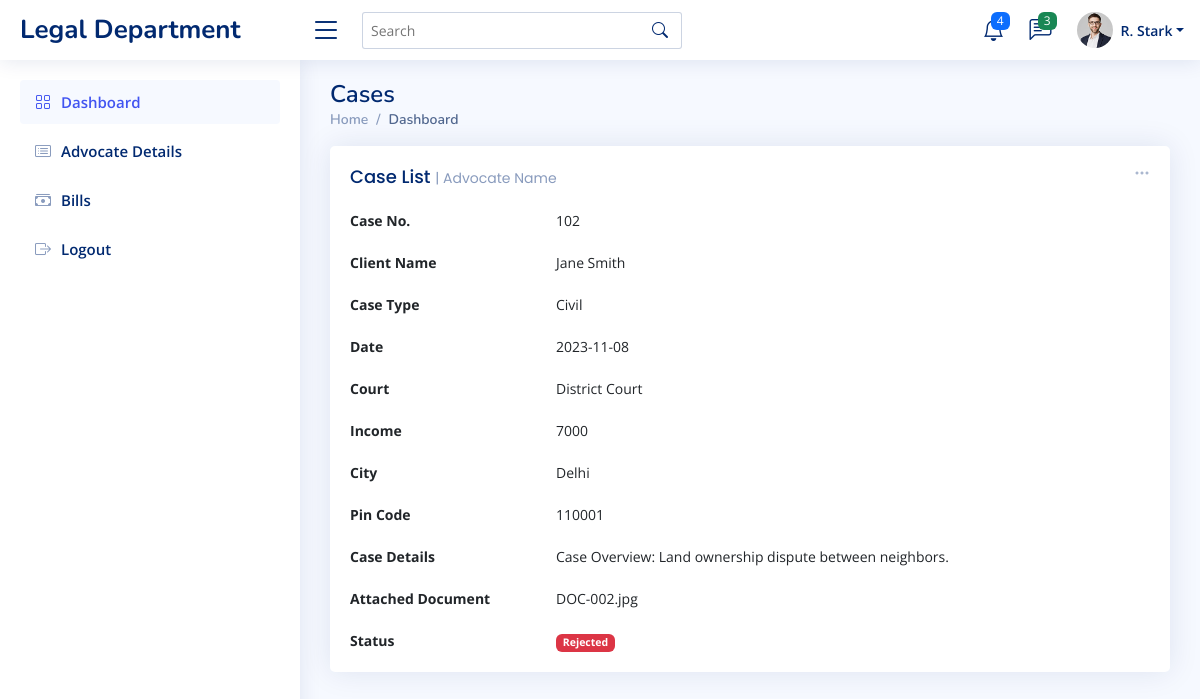
Page /dashboardcases.php?id=102 on the committed database.
### tables this page shows
CREATE TABLE `detail` (
  `ID` int(100) NOT NULL,
  `case_number` varchar(20) NOT NULL,
  `cilent_name` varchar(50) NOT NULL,
  `case_type` varchar(50) NOT NULL,
  `date` date NOT NULL,
  `court` varchar(20) NOT NULL,
  `income` varchar(20) NOT NULL,
  `city` varchar(20) NOT NULL,
  `pincode` varchar(20) NOT NULL,
  `details` longtext NOT NULL,
  `document` text NOT NULL,
  `status` varchar(22) NOT NULL
);

### dashboardcases.php (the view, shortened to what this page needs)
<?php
include("connect.php");
$id = $_GET['id'];
?>
<!DOCTYPE html>
<html lang="en">
<head>
  <link href="assets/vendor/bootstrap/css/bootstrap.min.css" rel="stylesheet">
  <link href="assets/vendor/bootstrap-icons/bootstrap-icons.css" rel="stylesheet">
  <link href="assets/vendor/boxicons/css/boxicons.min.css" rel="stylesheet">
  <link href="assets/vendor/quill/quill.snow.css" rel="stylesheet">
  <link href="assets/vendor/quill/quill.bubble.css" rel="stylesheet">
  <link href="assets/vendor/remixicon/remixicon.css" rel="stylesheet">
  <link href="assets/vendor/simple-datatables/style.css" rel="stylesheet">
  <link href="assets/css/style.css" rel="stylesheet">
</head>
<body>
  <header id="header" class="header fixed-top d-flex align-items-center">
    <div class="d-flex align-items-center justify-content-between">
      <a href="advocatedashboard.html" class="logo d-flex align-items-center">
        <span class="d-none d-lg-block">Legal Department</span>
      </a>
      <i class="bi bi-list toggle-sidebar-btn"></i>
    </div>
    <div class="search-bar">
      <form class="search-form d-flex align-items-center" method="POST" action="#">
        <input type="text" name="query" placeholder="Search" title="Enter search keyword">
        <button type="submit" title="Search"><i class="bi bi-search"></i></button>
      </form>
    </div>
    <nav class="header-nav ms-auto">
      <ul class="d-flex align-items-center">
        <li class="nav-item dropdown">
          <a class="nav-link nav-icon" href="#" data-bs-toggle="dropdown">
            <i class="bi bi-bell"></i>
            <span class="badge bg-primary badge-number">4</span>
          </a>
        </li>
        <li class="nav-item dropdown">
          <a class="nav-link nav-icon" href="#" data-bs-toggle="dropdown">
            <i class="bi bi-chat-left-text"></i>
            <span class="badge bg-success badge-number">3</span>
          </a>
        </li>
        <li class="nav-item dropdown pe-3">
          <a class="nav-link nav-profile d-flex align-items-center pe-0" href="#" data-bs-toggle="dropdown">
            <img src="assets/img/profile-img.jpg" alt="Profile" class="rounded-circle">
            <span class="d-none d-md-block dropdown-toggle ps-2">R. Stark</span>
          </a>
        </li>
      </ul>
    </nav>
  </header>
  <aside id="sidebar" class="sidebar">
    <ul class="sidebar-nav" id="sidebar-nav">
      <li class="nav-item">
        <a class="nav-link " href="admindashboard.php">
          <i class="bi bi-grid"></i>
          <span>Dashboard</span>
        </a>
      </li>
      <li class="nav-item">
        <a class="nav-link collapsed" href="advocateDetails.php">
          <i class="bi bi-card-list"></i>
          <span>Advocate Details</span>
        </a>
      </li>
    <li class="nav-item">
      <a class="nav-link collapsed" href="adminbills.php">
        <i class="bi bi-cash-stack"></i>
        <span>Bills</span>
      </a>
    </li>
      <li class="nav-item">
        <a class="nav-link collapsed" href="logout.php">
          <i class="bi bi-box-arrow-right"></i>
          <span>Logout</span>
        </a>
      </li>
    </ul>
  </aside>
  <main id="main" class="main">
    <div class="pagetitle">
      <h1>Cases</h1>
      <nav>
        <ol class="breadcrumb">
          <li class="breadcrumb-item"><a href="advocatedashboard.php">Home</a></li>
          <li class="breadcrumb-item active">Dashboard</li>
        </ol>
      </nav>
    </div>
    <section class="section dashboard">
            <div class="col-12">
              <div class="card recent-sales overflow-auto">
                <div class="filter">
                  <a class="icon" href="#" data-bs-toggle="dropdown"><i class="bi bi-three-dots"></i></a>
                </div>
                <div class="card-body">
                  <h5 class="card-title">Case List <span>| Advocate Name</span></h5>
                  <?php
                  $data=mysqli_query($conn,"select * from detail where 	case_number=$id ");
                  $row = mysqli_fetch_array($data);
                  ?>
                  <div class="row">
                     <div class="col-lg-3 col-md-4 label"><b>Case No.</b></div>
                     <div class="col-lg-9 col-md-8"><?php echo $row["case_number"];?></div>
                  </div><br>
                  <div class="row">
                     <div class="col-lg-3 col-md-4 label"><b>Client Name</b></div>
                     <div class="col-lg-9 col-md-8"><?php echo $row["cilent_name"];?></div>
                  </div><br>
                  <div class="row">
                     <div class="col-lg-3 col-md-4 label"><b>Case Type</b></div>
                     <div class="col-lg-9 col-md-8"><?php echo $row["case_type"];?></div>
                  </div><br>
                  <div class="row">
                     <div class="col-lg-3 col-md-4 label"><b>Date</b></div>
                     <div class="col-lg-9 col-md-8"><?php echo $row["date"];?></div>
                  </div><br>
                  <div class="row">
                     <div class="col-lg-3 col-md-4 label"><b>Court</b></div>
                     <div class="col-lg-9 col-md-8"><?php echo $row["court"];?></div>
                  </div><br>
                  <div class="row">
                     <div class="col-lg-3 col-md-4 label"><b>Income</b></div>
                     <div class="col-lg-9 col-md-8"><?php echo $row["income"];?></div>
                  </div><br>
                  <div class="row">
                     <div class="col-lg-3 col-md-4 label"><b>City</b></div>
                     <div class="col-lg-9 col-md-8"><?php echo $row["city"];?></div>
                  </div><br>
                  <div class="row">
                     <div class="col-lg-3 col-md-4 label"><b>Pin Code</b></div>
                     <div class="col-lg-9 col-md-8"><?php echo $row["pincode"];?></div>
                  </div><br>
                  <div class="row">
                     <div class="col-lg-3 col-md-4 label"><b>Case Details</b></div>
                     <div class="col-lg-9 col-md-8"><?php echo $row["details"];?></div>
                  </div><br>
                  <div class="row">
                     <div class="col-lg-3 col-md-4 label"><b>Attached Document</b></div>
                     <div class="col-lg-9 col-md-8"><?php echo $row["document"];?></div>
                  </div><br>
                  <div class="row">
                  <div class="col-lg-3 col-md-4 label"><b>Status</b></div>
                  <div class="col-lg-9 col-md-8"><?php if($row["status"]=='pending' ) {?>
                          <span class="badge bg-warning"><?php echo $row["status"]; }?></span>
                        <?php if($row["status"]=='Rejected' )  { ?>
                          <span class="badge bg-danger"><?php echo $row["status"]; }?></div>
                        </div>
                </div>
              </div>
            </div>
    </section>
  </main>
</body>
</html>

### assets/css/style.css (style rules this page uses)
:root { scroll-behavior: smooth; }
body { font-family: "Open Sans", sans-serif; background: #f6f9ff; color: #444444; }
a { color: #4154f1; text-decoration: none; }
h1, h2, h3, h4, h5, h6 { font-family: "Nunito", sans-serif; }
#main { margin-top: 60px; padding: 20px 30px; transition: all 0.3s; }
.pagetitle { margin-bottom: 10px; }
.pagetitle h1 { font-size: 24px; margin-bottom: 0; font-weight: 600; color: #012970; }
.card { margin-bottom: 30px; border: none; border-radius: 5px; box-shadow: 0px 0 30px rgba(1, 41, 112, 0.1); }
.card-title { padding: 20px 0 15px 0; font-size: 18px; font-weight: 500; color: #012970; font-family: "Poppins", sans-serif; }
.card-title span { color: #899bbd; font-size: 14px; font-weight: 400; }
.card-body { padding: 0 20px 20px 20px; }
.breadcrumb { font-size: 14px; font-family: "Nunito", sans-serif; color: #899bbd; font-weight: 600; }
.breadcrumb a { color: #899bbd; transition: 0.3s; }
.breadcrumb .breadcrumb-item::before { color: #899bbd; }
.breadcrumb .active { color: #51678f; font-weight: 600; }
.logo { line-height: 1; }
@media (min-width: 1200px) { .logo { width: 280px; } }
.logo span { font-size: 26px; font-weight: 700; color: #012970; font-family: "Nunito", sans-serif; }
.header { transition: all 0.5s; z-index: 997; height: 60px; box-shadow: 0px 2px 20px rgba(1, 41, 112, 0.1); background-color: #fff; padding-left: 20px; }
.header .toggle-sidebar-btn { font-size: 32px; padding-left: 10px; cursor: pointer; color: #012970; }
.header .search-bar { min-width: 360px; padding: 0 20px; }
.header .search-form { width: 100%; }
.header .search-form input { border: 0; font-size: 14px; color: #012970; border: 1px solid rgba(1, 41, 112, 0.2); padding: 7px 38px 7px 8px; border-radius: 3px; transition: 0.3s; width: 100%; }
.header .search-form button { border: 0; padding: 0; margin-left: -30px; background: none; }
.header .search-form button i { color: #012970; }
.header-nav ul { list-style: none; }
.header-nav>ul { margin: 0; padding: 0; }
.header-nav .nav-icon { font-size: 22px; color: #012970; margin-right: 25px; position: relative; }
.header-nav .nav-profile { color: #012970; }
.header-nav .nav-profile img { max-height: 36px; }
.header-nav .nav-profile span { font-size: 14px; font-weight: 600; }
.header-nav .badge-number { position: absolute; inset: -2px -5px auto auto; font-weight: normal; font-size: 12px; padding: 3px 6px; }
.sidebar { position: fixed; top: 60px; left: 0; bottom: 0; width: 300px; z-index: 996; transition: all 0.3s; padding: 20px; overflow-y: auto; scrollbar-width: thin; scrollbar-color: #aab7cf transparent; box-shadow: 0px 0px 20px rgba(1, 41, 112, 0.1); background-color: #fff; }
@media (min-width: 1200px) { #main, #footer { margin-left: 300px; } }
.sidebar-nav { padding: 0; margin: 0; list-style: none; }
.sidebar-nav li { padding: 0; margin: 0; list-style: none; }
.sidebar-nav .nav-item { margin-bottom: 5px; }
.sidebar-nav .nav-link { display: flex; align-items: center; font-size: 15px; font-weight: 600; color: #4154f1; transition: 0.3; background: #f6f9ff; padding: 10px 15px; border-radius: 4px; }
.sidebar-nav .nav-link i { font-size: 16px; margin-right: 10px; color: #4154f1; }
.sidebar-nav .nav-link.collapsed { color: #012970; background: #fff; }
.sidebar-nav .nav-link.collapsed i { color: #899bbd; }
.dashboard .filter { position: absolute; right: 0px; top: 15px; }
.dashboard .filter .icon { color: #aab7cf; padding-right: 20px; padding-bottom: 5px; transition: 0.3s; font-size: 16px; }
.dashboard .recent-sales { font-size: 14px; }

### rows in the picture
detail: case_number "102", cilent_name "Jane Smith", case_type "Civil", date "2023-11-08", court "District Court", income "7000", city "Delhi", pincode "110001", details "Case Overview: Land ownership dispute between neighbors.", document "DOC-002.jpg", status "Rejected"
